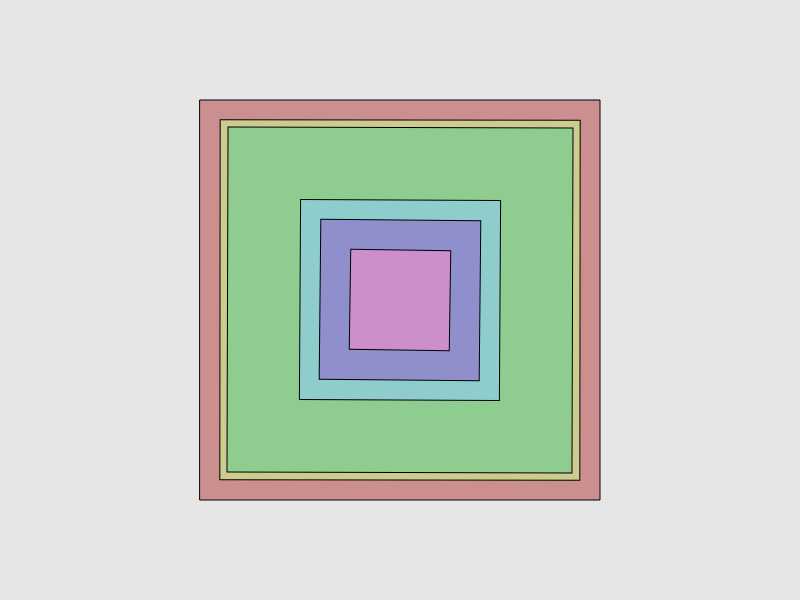
Frame 1 (no input)
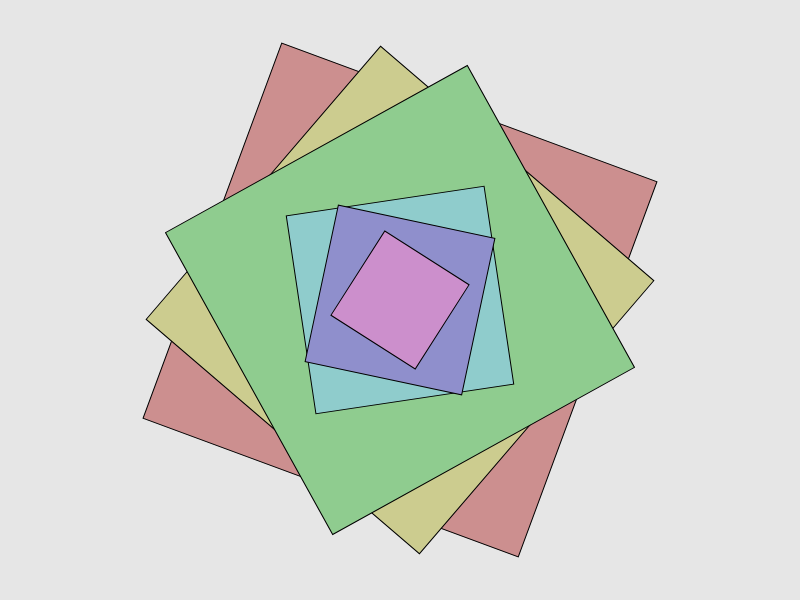
Frame 60 (no input)
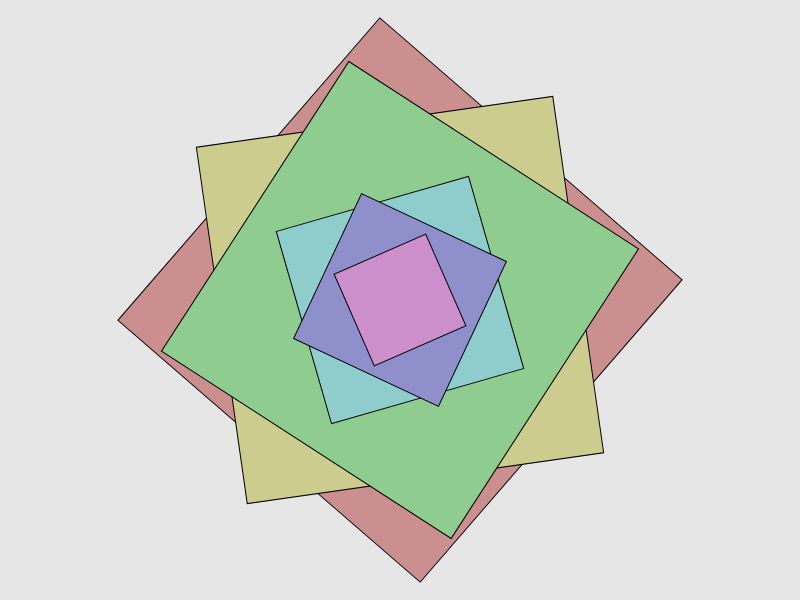
Frame 120 (the mouse pressed at the canvas centre since frame 60)

The p5.js sketch that drew these frames (run headless with seeded random() and noise() and a simulated clock; from frame 60 on, the mouse is pressed at the canvas centre):

// p5.js sketch
// ── sketch.js
let angle = 0.0
let sizes = []
let colors = []

function setup() {
  createCanvas(800, 600);
  colorMode(HSB, TWO_PI, 1, 1)
  sizes[0]= 400
  sizes[1]= 360
  sizes[2]= 345
  sizes[3]= 200
  sizes[4]= 160
  sizes[5]= 100

  for(let i = 5; i >=0; i--){
    colors[i] = color(TWO_PI/6*i, 0.3, 0.8)
  }

  rectMode(CENTER)
}

function draw() {
  background(0.9);

  push()
  translate(width/2, height/2)

  for(let i= 0; i < sizes.length; i++){
    fill(colors[i])
    rotate(angle)
    rect(0, 0, sizes[i])
    angle = angle + 0.001
  }
  pop()
  
}

// ── embeddeddoc.html
<!DOCTYPE html>
<html lang="en">
<head>
    <meta charset="UTF-8">
    <meta name="viewport" content="width=device-width, initial-scale=1.0">
    <title>Document</title>
</head>
<body>
     <h1>My Process</h1>
    1. I created a background for my motion.
    <img src="1.png">
    2. I created 6 rectangles with different sizes and colors.
     <img src="2.png">
    3. I changed the angle (angle + 0.01) to make it rotates.
    <img src="3.png">
    4. I put the (angle = angle + 0.01) inside the function draw, so it changes its speed of rotation and changed to a more complex motion.
     <img src="4.png">
    5. When I moved out (angle = angle + 0.01) and put it after pop(), the speed changes. 
     <img src="5.png">
    6. I can changed the background color by changing the 0.1 to 0.9 (to a lighter white background)
     <img src="6.png">
</body>
</html>
